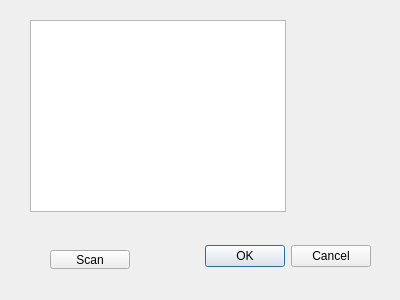
<?xml version="1.0" encoding="UTF-8"?>
<ui version="4.0">
 <class>BluetoothDialog</class>
 <widget class="QDialog" name="BluetoothDialog">
  <property name="geometry">
   <rect>
    <x>0</x>
    <y>0</y>
    <width>400</width>
    <height>300</height>
   </rect>
  </property>
  <property name="windowTitle">
   <string>Dialog</string>
  </property>
  <widget class="QDialogButtonBox" name="buttonBox">
   <property name="geometry">
    <rect>
     <x>30</x>
     <y>240</y>
     <width>341</width>
     <height>32</height>
    </rect>
   </property>
   <property name="orientation">
    <enum>Qt::Horizontal</enum>
   </property>
   <property name="standardButtons">
    <set>QDialogButtonBox::Cancel|QDialogButtonBox::Ok</set>
   </property>
  </widget>
  <widget class="QListWidget" name="list">
   <property name="geometry">
    <rect>
     <x>30</x>
     <y>20</y>
     <width>256</width>
     <height>192</height>
    </rect>
   </property>
  </widget>
  <widget class="QPushButton" name="scanButton">
   <property name="geometry">
    <rect>
     <x>50</x>
     <y>250</y>
     <width>80</width>
     <height>19</height>
    </rect>
   </property>
   <property name="text">
    <string>Scan</string>
   </property>
  </widget>
 </widget>
 <resources/>
 <connections>
  <connection>
   <sender>buttonBox</sender>
   <signal>accepted()</signal>
   <receiver>BluetoothDialog</receiver>
   <slot>accept()</slot>
   <hints>
    <hint type="sourcelabel">
     <x>248</x>
     <y>254</y>
    </hint>
    <hint type="destinationlabel">
     <x>157</x>
     <y>274</y>
    </hint>
   </hints>
  </connection>
  <connection>
   <sender>buttonBox</sender>
   <signal>rejected()</signal>
   <receiver>BluetoothDialog</receiver>
   <slot>reject()</slot>
   <hints>
    <hint type="sourcelabel">
     <x>316</x>
     <y>260</y>
    </hint>
    <hint type="destinationlabel">
     <x>286</x>
     <y>274</y>
    </hint>
   </hints>
  </connection>
 </connections>
</ui>
